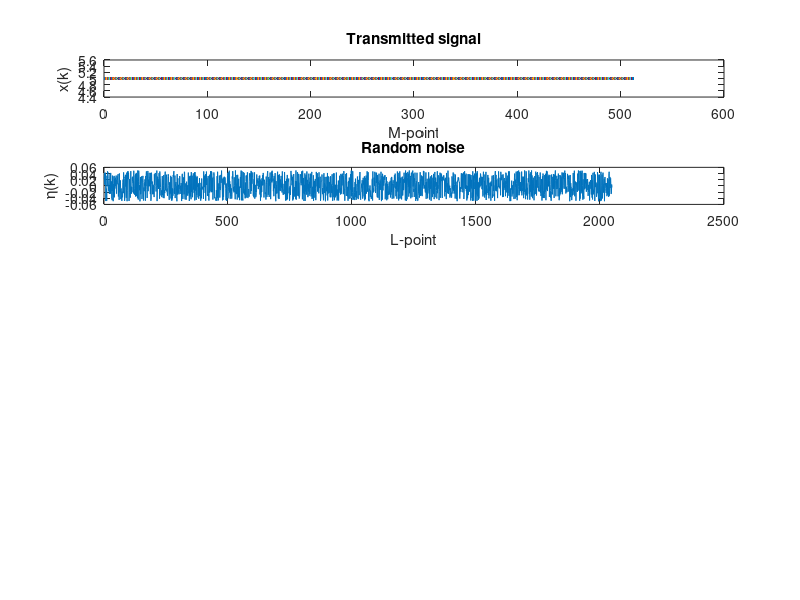

Write the MATLAB code that produced this figure. (Note: this script raises an error after producing the figure.)
%3.1
M = 512;
k_M = 1:M;
x = input(k_M);
subplot(5,1,1)
plot(k_M,x);
title('Transmitted signal');
xlabel('M-point');
ylabel('x(k)');
%3.2
L = 2048;
k_L = 1:L;
noise = rand(1,L)/10-0.05;
subplot(5,1,2)
plot(k_L,noise);
title('Random noise')
xlabel('L-point');
ylabel('\eta(k)');
%3.3
y = output(k_L,noise);
subplot(5,1,3)
plot(k_L,y);
title('Received signal')
xlabel('L-point');
ylabel('y(k)');
%3.4
ryx = linear_corr(x,y);
subplot(5,1,4)
plot(k_L,ryx);
title('Linear cross-correlation')
xlabel('L-point');
ylabel('r_{yx}');
%3.5
ryx_norm = norm_licorr(x,y);
subplot(5,1,5)
plot(k_L,ryx_norm);
title('Normalized linear cross-correlation')
xlabel('L-point');
ylabel('\rho_{yx}');

function f = cal_f(k)
    f_s = 1E6;
    M = 512;
    f = k*f_s/2/(M-1);
end

function y = output(k,noise)
    alpha = 0.01;
    d = 500;
    y = alpha*input(k-d)+noise;
end

function x = input(k)
    f_s = 1E6;
    x = sin(2*pi.*cal_f(k).*k/f_s).*(k>=0);
end

function z = linear_corr(x,y)
    L = length(y);
    M = length(x);
    D = zeros(L,L);
    for i=1:L
        for j=1:M
            k = i+j-1;
            if k<=L
                D(i,k) = x(j);
            end
        end
    end
    D = D/L;
    z = D*y';
end

function z_norm = norm_licorr(x,y)
    L = length(y);
    M = length(x);
    rxx = linear_corr(x,x);
    ryy = linear_corr(y,y);
    ryx = linear_corr(x,y);
    z_norm = ryx/sqrt((M/L)*rxx(1)*ryy(1));
end